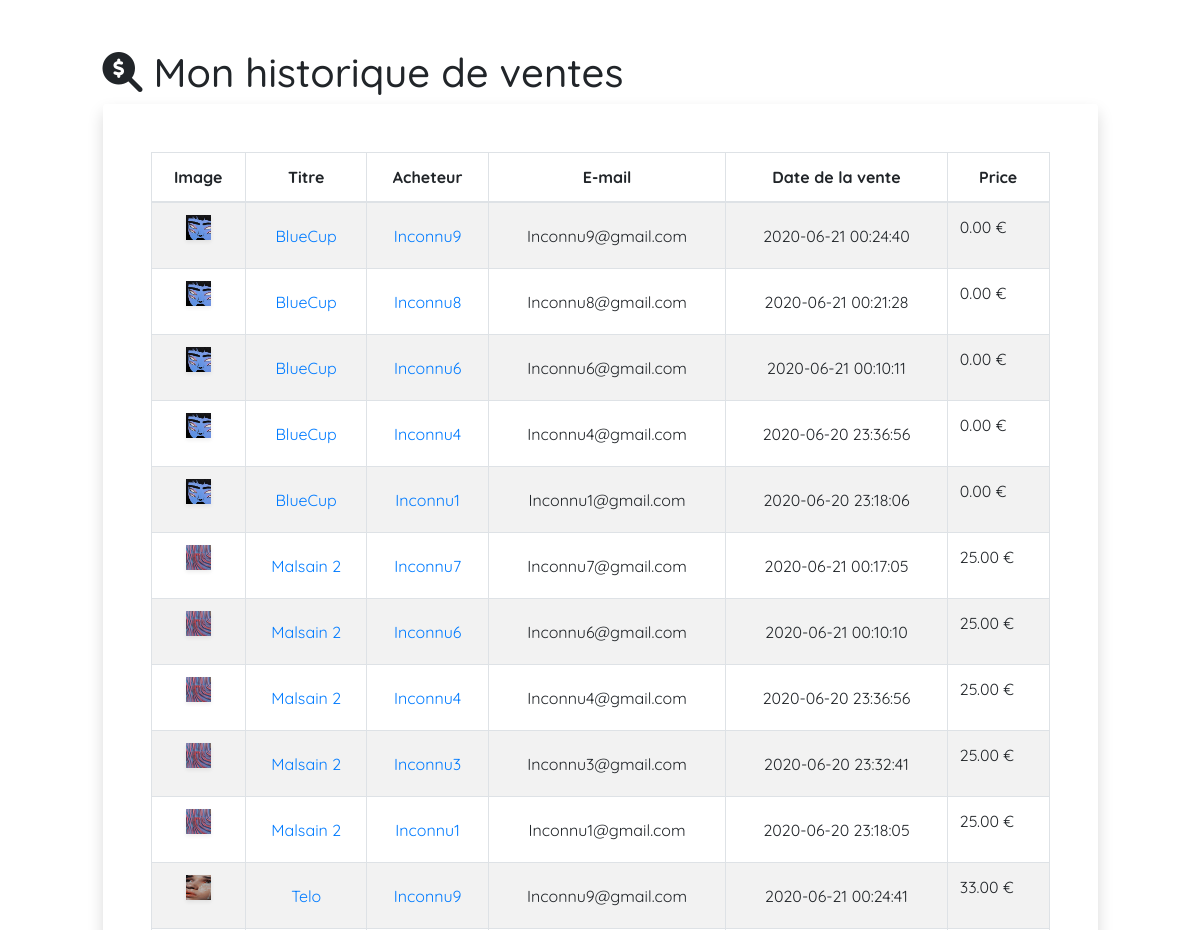
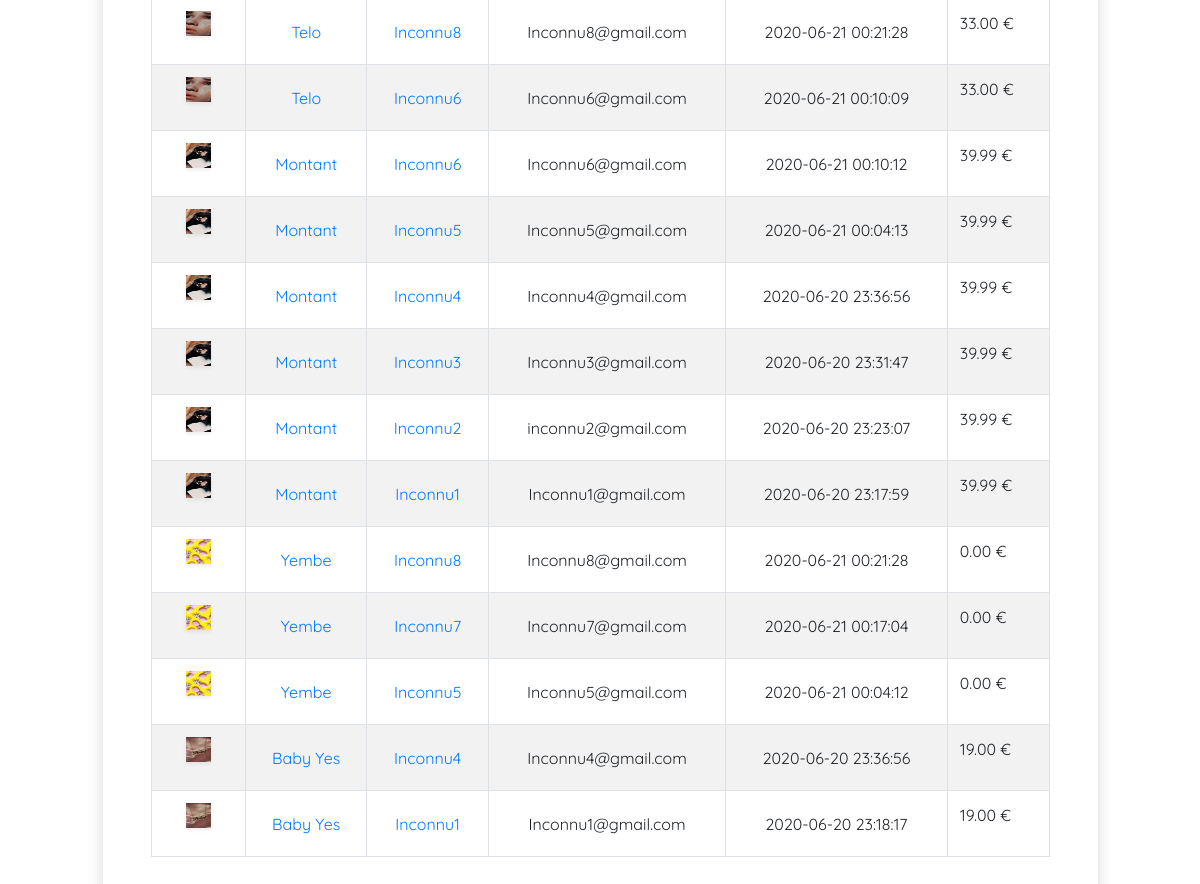
/WeBeatz/histo-ventes.php (signed in), run on the app's committed database (2 pictures, top to bottom).
### tables this page shows
CREATE TABLE IF NOT EXISTS `beat` (
  `beat_id` int(15) UNSIGNED NOT NULL AUTO_INCREMENT,
  `beat_title` varchar(20) NOT NULL,
  `beat_author` varchar(25) NOT NULL,
  `beat_author_id` int(10) UNSIGNED NOT NULL,
  `beat_genre` int(2) UNSIGNED DEFAULT 0,
  `beat_description` text DEFAULT '  ',
  `beat_tags` text DEFAULT NULL,
  `beat_year` int(4) NOT NULL,
  `beat_price` double(7,2) UNSIGNED DEFAULT 0.00,
  `beat_format` varchar(5) NOT NULL,
  `beat_source` text NOT NULL,
  `beat_cover` varchar(100) DEFAULT '''assets/img/cover_default.jpg''',
  `beat_nbvente` int(15) UNSIGNED NOT NULL DEFAULT 0,
  `beat_like` int(6) DEFAULT 0,
  `beat_dateupload` datetime NOT NULL,
  PRIMARY KEY (`beat_id`),
  KEY `beat_author_id` (`beat_author_id`),
  KEY `beat_author` (`beat_author`),
  KEY `beat_genre` (`beat_genre`)
);

CREATE TABLE IF NOT EXISTS `user` (
  `user_id` int(10) UNSIGNED NOT NULL AUTO_INCREMENT,
  `user_role` int(2) UNSIGNED NOT NULL DEFAULT 2,
  `user_pseudo` varchar(25) NOT NULL,
  `user_email` varchar(150) NOT NULL,
  `user_image` text NOT NULL DEFAULT 'assets/img/user.png',
  `user_prenom` varchar(30) DEFAULT NULL,
  `user_nom` varchar(30) DEFAULT NULL,
  `user_description` text NOT NULL DEFAULT '\' \'',
  `user_sexe` varchar(1) DEFAULT NULL,
  `user_datenaissance` date DEFAULT NULL,
  `user_ville` varchar(100) DEFAULT NULL,
  `user_pays` int(3) DEFAULT NULL,
  `user_password` text NOT NULL,
  `user_dateinscription` datetime NOT NULL,
  `user_dateconnexion` datetime NOT NULL,
  `user_statut` int(2) DEFAULT 1,
  PRIMARY KEY (`user_id`),
  UNIQUE KEY `user_pseudo` (`user_pseudo`),
  UNIQUE KEY `user_mail` (`user_email`),
  KEY `user_pays` (`user_pays`)
);

CREATE TABLE IF NOT EXISTS `vente` (
  `id` int(20) UNSIGNED NOT NULL AUTO_INCREMENT,
  `vente_beat_id` int(15) UNSIGNED NOT NULL,
  `vente_user_id` int(10) UNSIGNED NOT NULL,
  `vente_date` datetime NOT NULL,
  PRIMARY KEY (`id`),
  KEY `vente_beat_id` (`vente_beat_id`),
  KEY `vente_user_id` (`vente_user_id`)
);

### WeBeatz/histo-ventes.php (the view, shortened to what this page needs)
<?php
include_once("assets/db/connexiondb.php");
?>
<!DOCTYPE html>
<html lang="fr">
    <head>
    </head>
    <body>
        <div class="row py-5">
            <div class="col-lg-10 mx-auto">
                <h1><i class="fas fa-search-dollar"></i>    Mon historique de ventes</h1>
                <div class="card rounded shadow border-0">
                    <div class="card-body p-5 bg-white rounded">
                        <div class="table-responsive">
                            <table id="example" style="width:100%" class="table table-striped table-bordered">
                                <thead>
                                    <tr>
                                        <th class="text-center align-middle" >Image</th>
                                        <th class="text-center align-middle">Titre</th>
                                        <th class="text-center align-middle" >Acheteur</th>
                                        <th class="text-center align-middle" >E-mail</th>
                                        <th class="text-center align-middle" >Date de la vente</th>
                                        <th class="text-center align-middle" >Price</th>
                                    </tr>
                                </thead>
                                <tbody>
                                    <?php
                                    $RESRES=[];
                                    $req = $BDD->prepare("SELECT beat_id
                                                            FROM beat
                                                            WHERE beat_author_id = ? ");
                                    $req->execute(array($_SESSION['user_id']));
                                    $resuBEATSUSER = $req->fetchAll();
                                    foreach($resuBEATSUSER as $b) {
                                        $req = $BDD->prepare("SELECT *
                                                            FROM vente
                                                            WHERE vente_beat_id = ?
                                                            ORDER BY vente_date DESC");
                                        $req->execute(array($b['beat_id']));
                                        $resuBEATSVENTE= $req->fetchAll();
                                        if(isset($resuBEATSVENTE)){
                                            $RESRES = array_merge($RESRES,$resuBEATSVENTE);
                                        }
                                    }
                                    foreach($RESRES as $p) {
                                        $req = $BDD->prepare("SELECT *
                                                                            FROM beat
                                                                            WHERE beat_id = ?");
                                        $req->execute(array($p['vente_beat_id']));
                                        $resuPAN = $req->fetchAll();
                                        foreach($resuPAN as $b) {
                                    ?>
                                    <tr>
                                        <td class="text-center align-middle">
                                            <a href="view-beat.php?id=<?= $b['beat_id'] ?>"> <img src="<?=$b['beat_cover']?>" style="height : 25px; width : 25px;" class="img-fluid mb-3 roundedImage shadow-sm"></a>
                                        </td>
                                        <td  class="text-center align-middle">
                                            <a href="view-beat.php?id=<?= $b['beat_id'] ?>"><span><?=$b['beat_title']?></span></a>
                                        </td>
                                        <?php
                                            $req1=$BDD->prepare("SELECT *
                                                                FROM user
                                                                WHERE user_id = ?");
                                            $req1->execute(array($p['vente_user_id']));
                                            $acheteur=$req1->fetch();
                                        ?>
                                        <td class="text-center align-middle">
                                            <a href="profils.php?profil_id= <?= $acheteur['user_id'] ?>"><span><?=$acheteur['user_pseudo']?></span></a>
                                        </td>
                                        <td class="text-center align-middle">
                                            <span><?=$acheteur['user_email']?></span>
                                        </td>
                                        <td class="text-center align-middle">
                                            <span><?=$p['vente_date']?></span>
                                        </td>
                                        <td>
                                            <span><?=$b['beat_price']?> €</span>
                                        </td>
                                    </tr>
                                    <?php
                                        }
                                    }
                                    ?>
                                </tbody>
                            </table>
                        </div>
                    </div>
                </div>
            </div>
        </div>
    </body>
</html>

### WeBeatz/assets/css/var-couleurs-polices.css (style rules this page uses)
:root { --base-color1: #871b8b; --base-color2: #121619; --base-colorDark1: #1b0929; --base-colorDark2: #7728b2; --base-colorDark3: ; --background-dark : #121618; --base-color-purple1: #871b8b; --base-color-purple2: #121619; --base-color-purple3:; --base-police1: 'Quicksand', sans-serif; --base-taille1: 16px; }
body,html { font-family: var(--base-police1); }

### data on the page
vente: vente_date "2020-06-21 00:24:40"
beat: beat_cover (picture), beat_title "BlueCup", user.user_pseudo "Inconnu9", user.user_email "Inconnu9@gmail.com", beat_price "0.00", user.user_pseudo "Inconnu8", user.user_email "Inconnu8@gmail.com", user.user_pseudo "Inconnu6", user.user_email "Inconnu6@gmail.com", user.user_pseudo "Inconnu4", user.user_email "Inconnu4@gmail.com", user.user_pseudo "Inconnu1", user.user_email "Inconnu1@gmail.com"
vente: vente_date "2020-06-21 00:21:28"
vente: vente_date "2020-06-21 00:10:11"
vente: vente_date "2020-06-20 23:36:56"
vente: vente_date "2020-06-20 23:18:06"
vente: vente_date "2020-06-21 00:17:05"
beat: beat_cover (picture), beat_title "Malsain 2", user.user_pseudo "Inconnu7", user.user_email "Inconnu7@gmail.com", beat_price "25.00", user.user_pseudo "Inconnu6", user.user_email "Inconnu6@gmail.com", user.user_pseudo "Inconnu4", user.user_email "Inconnu4@gmail.com", user.user_pseudo "Inconnu3", user.user_email "Inconnu3@gmail.com", user.user_pseudo "Inconnu1", user.user_email "Inconnu1@gmail.com"
vente: vente_date "2020-06-21 00:10:10"
vente: vente_date "2020-06-20 23:36:56"
vente: vente_date "2020-06-20 23:32:41"
vente: vente_date "2020-06-20 23:18:05"
vente: vente_date "2020-06-21 00:24:41"
beat: beat_cover (picture), beat_title "Telo", user.user_pseudo "Inconnu9", user.user_email "Inconnu9@gmail.com", beat_price "33.00", user.user_pseudo "Inconnu8", user.user_email "Inconnu8@gmail.com", user.user_pseudo "Inconnu6", user.user_email "Inconnu6@gmail.com"
vente: vente_date "2020-06-21 00:21:28"
vente: vente_date "2020-06-21 00:10:09"
vente: vente_date "2020-06-21 00:10:12"
beat: beat_cover (picture), beat_title "Montant", user.user_pseudo "Inconnu6", user.user_email "Inconnu6@gmail.com", beat_price "39.99", user.user_pseudo "Inconnu5", user.user_email "Inconnu5@gmail.com", user.user_pseudo "Inconnu4", user.user_email "Inconnu4@gmail.com", user.user_pseudo "Inconnu3", user.user_email "Inconnu3@gmail.com", user.user_pseudo "Inconnu2", user.user_email "inconnu2@gmail.com", user.user_pseudo "Inconnu1", user.user_email "Inconnu1@gmail.com"
vente: vente_date "2020-06-21 00:04:13"
vente: vente_date "2020-06-20 23:36:56"
vente: vente_date "2020-06-20 23:31:47"
vente: vente_date "2020-06-20 23:23:07"
vente: vente_date "2020-06-20 23:17:59"
vente: vente_date "2020-06-21 00:21:28"
beat: beat_cover (picture), beat_title "Yembe", user.user_pseudo "Inconnu8", user.user_email "Inconnu8@gmail.com", beat_price "0.00", user.user_pseudo "Inconnu7", user.user_email "Inconnu7@gmail.com", user.user_pseudo "Inconnu5", user.user_email "Inconnu5@gmail.com"
vente: vente_date "2020-06-21 00:17:04"
vente: vente_date "2020-06-21 00:04:12"
vente: vente_date "2020-06-20 23:36:56"
beat: beat_cover (picture), beat_title "Baby Yes", user.user_pseudo "Inconnu4", user.user_email "Inconnu4@gmail.com", beat_price "19.00", user.user_pseudo "Inconnu1", user.user_email "Inconnu1@gmail.com"
vente: vente_date "2020-06-20 23:18:17"
